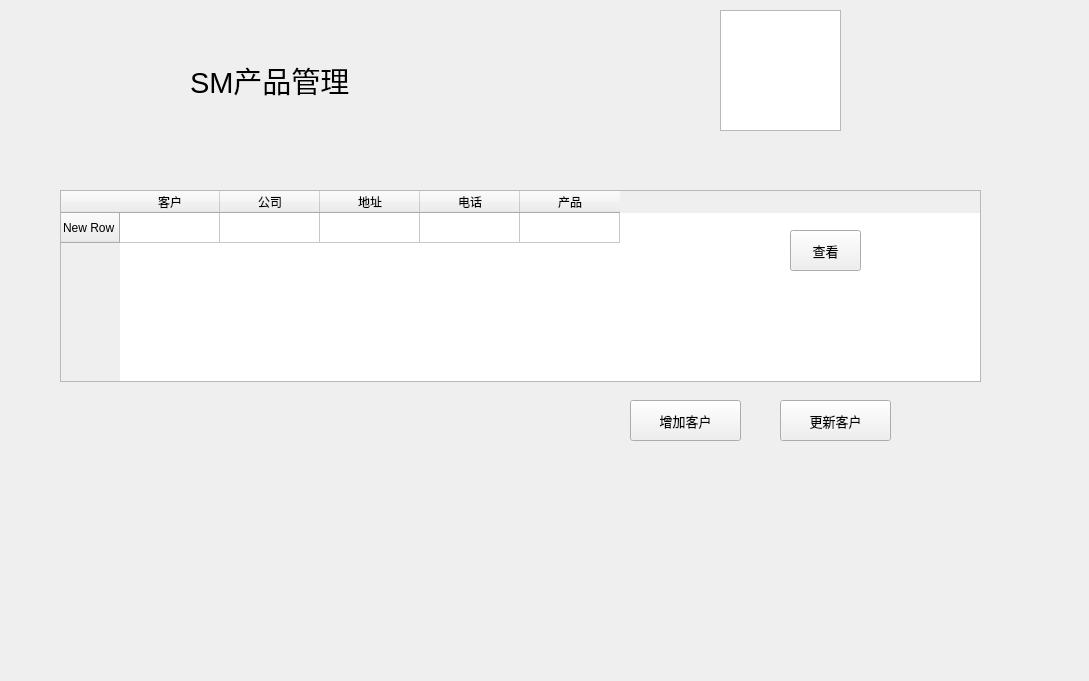
<?xml version="1.0" encoding="UTF-8"?>
<ui version="4.0">
 <class>Form</class>
 <widget class="QWidget" name="Form">
  <property name="geometry">
   <rect>
    <x>0</x>
    <y>0</y>
    <width>1089</width>
    <height>681</height>
   </rect>
  </property>
  <property name="windowTitle">
   <string>Form</string>
  </property>
  <widget class="QPushButton" name="pushButton">
   <property name="geometry">
    <rect>
     <x>790</x>
     <y>230</y>
     <width>71</width>
     <height>41</height>
    </rect>
   </property>
   <property name="font">
    <font>
     <pointsize>10</pointsize>
    </font>
   </property>
   <property name="text">
    <string>查看</string>
   </property>
  </widget>
  <widget class="QLabel" name="label_3">
   <property name="geometry">
    <rect>
     <x>190</x>
     <y>40</y>
     <width>241</width>
     <height>81</height>
    </rect>
   </property>
   <property name="font">
    <font>
     <pointsize>22</pointsize>
    </font>
   </property>
   <property name="text">
    <string>SM产品管理</string>
   </property>
  </widget>
  <widget class="QGraphicsView" name="graphicsView">
   <property name="geometry">
    <rect>
     <x>720</x>
     <y>10</y>
     <width>121</width>
     <height>121</height>
    </rect>
   </property>
  </widget>
  <widget class="QTableWidget" name="tableWidget">
   <property name="geometry">
    <rect>
     <x>60</x>
     <y>190</y>
     <width>921</width>
     <height>192</height>
    </rect>
   </property>
   <row>
    <property name="text">
     <string>New Row</string>
    </property>
   </row>
   <column>
    <property name="text">
     <string>客户</string>
    </property>
   </column>
   <column>
    <property name="text">
     <string>公司</string>
    </property>
   </column>
   <column>
    <property name="text">
     <string>地址</string>
    </property>
   </column>
   <column>
    <property name="text">
     <string>电话</string>
    </property>
   </column>
   <column>
    <property name="text">
     <string>产品</string>
    </property>
   </column>
  </widget>
  <widget class="QPushButton" name="pushButton_2">
   <property name="geometry">
    <rect>
     <x>780</x>
     <y>400</y>
     <width>111</width>
     <height>41</height>
    </rect>
   </property>
   <property name="font">
    <font>
     <pointsize>10</pointsize>
    </font>
   </property>
   <property name="text">
    <string>更新客户</string>
   </property>
  </widget>
  <widget class="QPushButton" name="pushButton_3">
   <property name="geometry">
    <rect>
     <x>630</x>
     <y>400</y>
     <width>111</width>
     <height>41</height>
    </rect>
   </property>
   <property name="font">
    <font>
     <pointsize>10</pointsize>
    </font>
   </property>
   <property name="text">
    <string>增加客户</string>
   </property>
  </widget>
  <zorder>tableWidget</zorder>
  <zorder>pushButton</zorder>
  <zorder>label_3</zorder>
  <zorder>graphicsView</zorder>
  <zorder>pushButton_2</zorder>
  <zorder>pushButton_3</zorder>
 </widget>
 <resources/>
 <connections/>
</ui>
